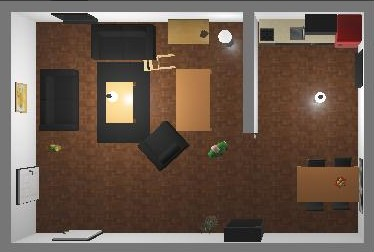
#> input picture media/.apartment_cropped.png, 374 x 252 px
$ jupyter execute --allow-errors notebook1.ipynb
#> lines starting #> are read from the running program, lines starting #| are printed output that depends on the picture
[cell 1]
import pandas as pd
import numpy as np
import matplotlib.pyplot as plt
from sklearn.cluster import DBSCAN

[cell 2]
import matplotlib.image as mpimg
from PIL import Image

# Load the image
# Replace 'your_image.png' with the actual path to your image file
img = Image.open('../media/.apartment_cropped.png')
#> img is the input picture: PIL image 374x252 RGB; mean R, G, B 108.5, 90.8, 78.7

# img_temp = img[85:-90,85:-300]

img_temp = img.resize((200,200))
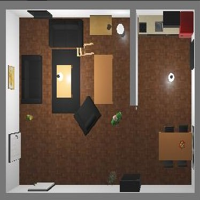
#> img_temp: PIL image 200x200 RGB; mean R, G, B 108.5, 90.8, 78.7
# Display the image
plt.imshow(img_temp)

# Show the plot window
plt.show()
